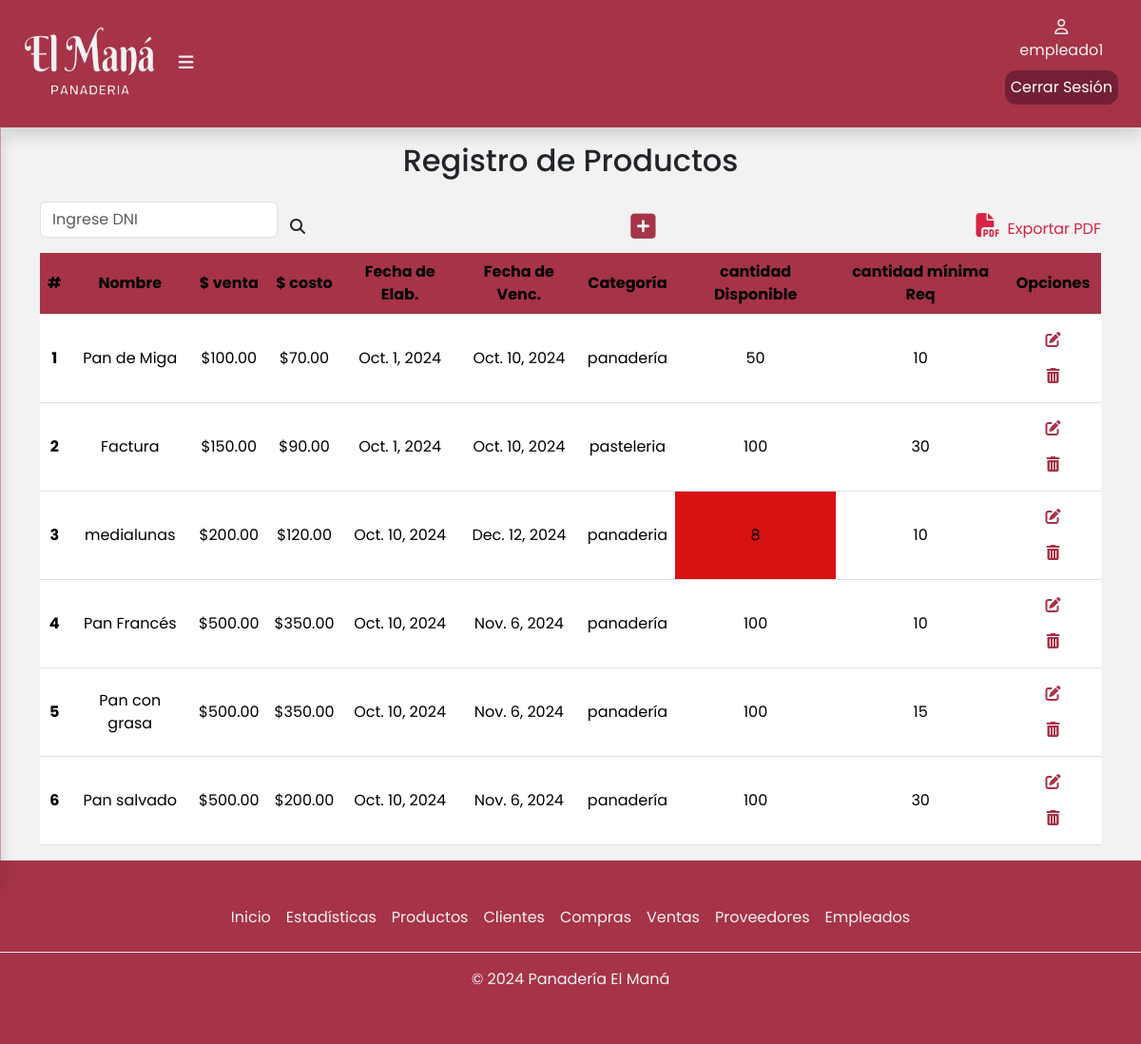
The page /productos/ (signed in) on the database its author committed.
### apps/productos/models.py (models this page shows, shortened)
class Producto(models.Model):
    CATEGORIAS = [
        ('panadería','Panadería'),
        ('pastelería','Pastelería'),
    ]
    nombre = models.CharField(max_length=50,blank=False,null=False)
    precioDeVenta = models.DecimalField(max_digits=10, decimal_places=2,blank=False,null=False)
    precioDeCosto = models.DecimalField(max_digits=10, decimal_places=2,blank=False,null=False)
    fechaDeElaboracion = models.DateField(blank=False,null=False)
    fechaDeVencimiento = models.DateField(blank=False,null=False)
    categoria = models.CharField(max_length=15,choices=CATEGORIAS,blank=False,null=False)
    cantidadDisponible = models.PositiveIntegerField(blank=False,null=False)
    cantidadMinRequerida = models.PositiveIntegerField(blank=False,null=False)

### apps/productos/views.py (the view)
# urls.py: path('productos/',include('apps.productos.urls')),
@login_required
def productos(request):
    productos = Producto.objects.all()
    return render(request, 'productos/productos.html', {'productos': productos})

### apps/productos/templates/productos/productos.html (shortened to what this page needs)
{%extends 'base/base.html'%}
{% load static %}
{% block contenido %}
<div class="container" id="container-tabla">
    <div class="col-12">
      <h2 class="text-center pb-3">Registro de Productos</h2>
      <div class="busqueda d-flex">
        <form class="d-flex" role="search">
          <input
            class="form-control mb-3"
            type="search"
            placeholder="Ingrese DNI"
            aria-label="buscar"
            id="form-busqueda"
          />
          <button class="btn" type="submit">
            <i
              class="fa-solid fa-magnifying-glass"
              style="font-size: 16px"
            ></i>
          </button>
        </form>
        <div class="btn-modal">
          <button
            type="button"
            class="btn"
            data-bs-toggle="modal"
            data-bs-target="#exampleModal"
          >
            <i
              class="fa-solid fa-square-plus"
              title="Agregar producto"
              style="font-size: 30px"
            >
            </i>
          </button>
        </div>
        <a class="expPdf" href="#"
          ><i class="fa-solid fa-file-pdf px-2" style="font-size: 25px"></i
          >Exportar PDF</a
        >
      </div>
      <div class="table-responsive">
        <table class="table">
          <thead class="bg-table">
            <tr>
              <th scope="col">#</th>
              <th scope="col">Nombre</th>
              <th scope="col">$ venta</th>
              <th scope="col">$ costo</th>
              <th scope="col">Fecha de Elab.</th>
              <th scope="col">Fecha de Venc.</th>
              <th scope="col">Categoría</th>
              <th scope="col">cantidad Disponible</th>
              <th scope="col">cantidad mínima Req</th>
              <th scope="col">Opciones</th>
            </tr>
          </thead>
          <tbody>
            {% for producto in productos %}
            <tr>
                <th scope="row">{{ forloop.counter }}</th>
                <td>{{ producto.nombre }}</td>
                <td>${{ producto.precioDeVenta }}</td>
                <td>${{ producto.precioDeCosto }}</td>
                <td>{{ producto.fechaDeElaboracion }}</td>
                <td>{{ producto.fechaDeVencimiento }}</td>
                <td>{{ producto.categoria }}</td>
                {% if producto.cantidadDisponible <= producto.cantidadMinRequerida %}
                  <td style="background-color: #d81111;">{{ producto.cantidadDisponible }}</td>
                {% else %}
                  <td>{{ producto.cantidadDisponible }}</td>
                {% endif %}
                <td>{{ producto.cantidadMinRequerida }}</td>
                <td>
                    <button class="btn btn-modal">
                        <i class="fa-solid fa-pen-to-square" title="Editar" data-bs-toggle="modal" data-bs-target="#exampleModal"></i>
                    </button>
                    <button class="btn btn-modal">
                        <i class="fa-solid fa-trash-can" title="Eliminar" data-bs-toggle="modal" data-bs-target="#deleteModal"></i>
                    </button>
                </td>
            </tr>
            {% empty %}
            <tr>
                <td colspan="10">No hay productos disponibles.</td>
            </tr>
            {% endfor %}
        </tbody>
        </table>
      </div>
    </div>
  </div>
{% endblock %}

### templates/base/base.html (shortened to what this page needs)
{% load static %}
<!DOCTYPE html>
<html lang="en">
<head>
  <link href="https://cdn.jsdelivr.net/npm/bootstrap@5.3.3/dist/css/bootstrap.min.css" rel="stylesheet"
 />
  <link rel="stylesheet" href="{% static 'css/estilos.css' %}" />
</head>
<body>
  <header>
        <div class="container-fluid shadow">
          <div class="logo">
            <a href="{% url 'inicio:index' %}">
              <img class="logopng" src="{% static 'img/isologo.png' %}" alt="Logo Panadería El Maná" width="140px" height="80px" /></a>
            {% if user.is_authenticated %}
              <label for="btn-menu"><i class="fa-solid fa-bars"></i></label>
            {% endif %}
          </div>
          {% if user.is_authenticated %}
          <div class="d-flex flex-column align-items-center justify-content-center">
            <div class="usuario d-flex flex-column align-items-center justify-content-center">
                <a href="#">
                  <i class="fa-regular fa-user"></i>
                  <p>{{user.username}}</p>
                </a>
            </div>
              <a href="{% url 'logout' %} " id="cerrarSesion">Cerrar Sesión</a>
          </div>
          {% endif %}
        </div>
  </header>
  {% block contenido %}
  {% endblock %}
  <div class="container-footer">
    <footer class="footer py-3 my-4">
      <ul class="nav justify-content-center border-bottom pb-3 mb-3">
        <li class="nav-item">
          <a href="/html/index.html" class="nav-link px-2">Inicio</a>
        </li>
        <li class="nav-item">
          <a href="/html/estadisticas.html" class="nav-link px-2">Estadísticas</a>
        </li>
        <li class="nav-item">
          <a href="/html/productos.html" class="nav-link px-2">Productos</a>
        </li>
        <li class="nav-item">
          <a href="/html/gestion_clientes.html" class="nav-link px-2">Clientes</a>
        </li>
        <li class="nav-item">
          <a href="/html/gestion_compras.html" class="nav-link px-2">Compras</a>
        </li>
        <li class="nav-item">
          <a href="/html/gestion_ventas.html" class="nav-link px-2">Ventas</a>
        </li>
        <li class="nav-item">
          <a href="/html/gestion_proveedores.html" class="nav-link px-2">Proveedores</a>
        </li>
        <li class="nav-item">
          <a href="/html/empleados.html" class="nav-link px-2">Empleados</a>
        </li>
      </ul>
      <p class="text-center">© 2024 Panadería El Maná</p>
    </footer>
  </div>
</body>
</html>

### static/css/estilos.css (style rules this page uses)
body { display: flex; flex-direction: column; min-height: 100vh; margin: 0; font-family: Poppins, sans-serif; background-color: #f2f2f2; }
.container-fluid { position: fixed; background-color: #a63348; padding: 1.5rem; margin-top: auto; display: flex; align-items: center; justify-content: space-between; z-index: 1000; }
.logo { font-size: large; font-weight: 700; padding-right: 5px; }
.usuario { width: 50px; height: 50px; text-align: center; justify-items: center; }
.usuario a { color: #f2f2f2; text-decoration: none; }
.logo .fa-solid { padding-left: 20px; cursor: pointer; }
.container-fluid .logo label i { color: #f2f2f2; }
.container-fluid .usuario { color: #f2f2f2; }
.container-footer { margin-top: auto; background-color: #a63348; color: #f2f2f2; }
.container-footer .footer .nav .nav-item .nav-link { color: #f2f2f2; }
#container-tabla { padding-top: 150px; }
table { text-align: center; }
th, td { vertical-align: middle; }
.bg-table { --bs-table-bg: #a63348; }
form #form-busqueda { width: 250px; }
.expPdf { text-decoration: none; color: #da2244; }
.busqueda { justify-content: space-between; align-items: center; }
.btn-modal .fa-solid { color: #a63348; }
#cerrarSesion { text-decoration: none; color:#ffffff; background-color:#732036; border-radius: 12px; padding: 6px; }

### rows shown on the page
Producto: nombre "Pan de Miga", precioDeVenta "100.00", precioDeCosto "70.00", fechaDeElaboracion "Oct. 1, 2024", fechaDeVencimiento "Oct. 10, 2024", categoria "panadería", cantidadDisponible "50", cantidadMinRequerida "10"
Producto: nombre "Factura", precioDeVenta "150.00", precioDeCosto "90.00", fechaDeElaboracion "Oct. 1, 2024", fechaDeVencimiento "Oct. 10, 2024", categoria "pasteleria", cantidadDisponible "100", cantidadMinRequerida "30"
Producto: nombre "medialunas", precioDeVenta "200.00", precioDeCosto "120.00", fechaDeElaboracion "Oct. 10, 2024", fechaDeVencimiento "Dec. 12, 2024", categoria "panaderia", cantidadDisponible "8", cantidadMinRequerida "10"
Producto: nombre "Pan Francés", precioDeVenta "500.00", precioDeCosto "350.00", fechaDeElaboracion "Oct. 10, 2024", fechaDeVencimiento "Nov. 6, 2024", categoria "panadería", cantidadDisponible "100", cantidadMinRequerida "10"
Producto: nombre "Pan con grasa", precioDeVenta "500.00", precioDeCosto "350.00", fechaDeElaboracion "Oct. 10, 2024", fechaDeVencimiento "Nov. 6, 2024", categoria "panadería", cantidadDisponible "100", cantidadMinRequerida "15"
Producto: nombre "Pan salvado", precioDeVenta "500.00", precioDeCosto "200.00", fechaDeElaboracion "Oct. 10, 2024", fechaDeVencimiento "Nov. 6, 2024", categoria "panadería", cantidadDisponible "100", cantidadMinRequerida "30"

### other values the page prints
{{ user.username }} "empleado1"
